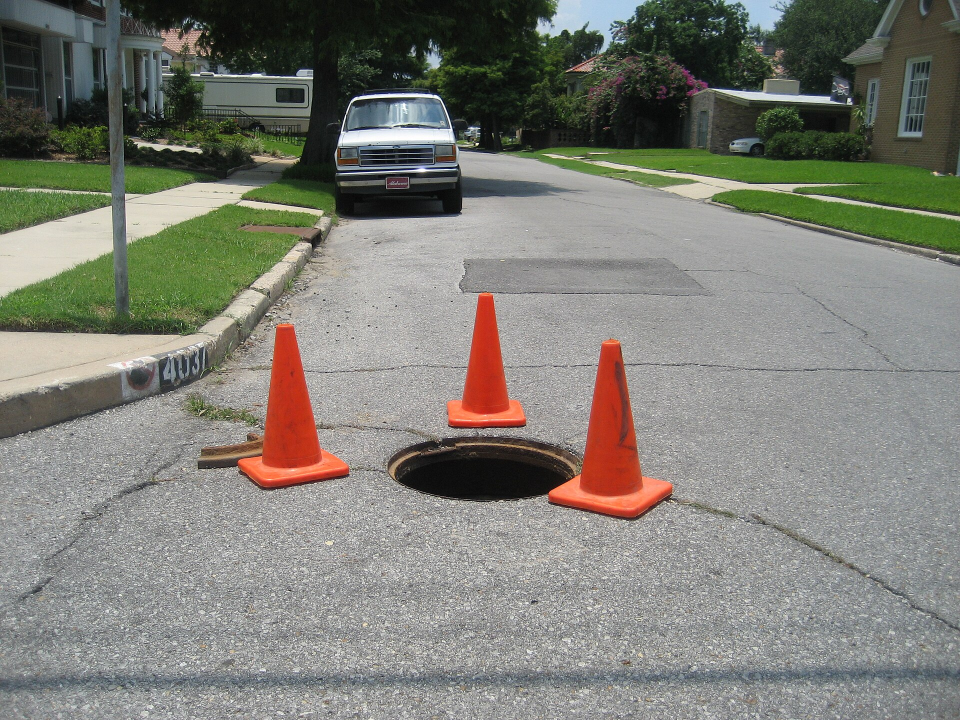
#> input picture gen2hole/examples/broadmoor-opening/references/M571.jpg, 1920 x 1440 px (shown at 1/2 size)
$ python -i review-common-large-pits.py   (imports and definitions only)
#> lines starting #> are read from the running program, lines starting #| are printed output that depends on the picture
### gen2hole/large_pits/audit.py
"""Check exported GLBs in the source camera and inspect matched road frames."""
import argparse
from importlib import import_module
import json
from pathlib import Path
import sys

import cv2
import numpy as np
from PIL import Image, ImageDraw

SCRIPTS = Path(__file__).resolve().parents[2]/'scripts'
sys.path.insert(0,str(SCRIPTS))
review = import_module('review-oblique-pits')
from road_geometry import sha256


def read(path):
    return json.loads(path.read_text())


# [119 lines left out: functions source_pair, check_movie, camera_summary, road_board, main, not called in this run]


# [2 lines that do not run on import are left out]

### scripts/review-common-large-pits.py
"""Verify and assemble the twenty dry-pit models, their inputs and the matched road replay."""
import argparse
import json
import os
from pathlib import Path
import sys
from zipfile import ZIP_DEFLATED, ZIP_STORED, ZipFile

import cv2
import imageio.v2 as imageio
import numpy as np
from PIL import Image, ImageOps

ROOT = Path(__file__).resolve().parents[1]
sys.path.insert(0, str(ROOT))
from gen2hole.large_pits.audit import camera_summary, check_movie, read, review, sha256

OUTPUT = ROOT/'outputs/photo-large-potholes'
COLLECTION = OUTPUT/'common-20'
RECIPE = ROOT/'gen2hole/examples/oblique-road-pits/common-large'
# [1 line that did not run here, left out]
# [1 line that did not run here, left out]
SIZE = (1600, 800)
PANEL = (1110, 562)


# [39 lines left out: functions locations, verify, not called in this run]


def photo(path):
    with Image.open(path) as im:
        return ImageOps.exif_transpose(im).convert('RGB')


def contact_sheet(data):
    tile = (450, 298)
    board = Image.new('RGB', (1850, 1868), '#f5f3ed')
    review.label(board, (18, 14), '20 个车行道坑洞', 33, True)
    for i,key in enumerate(KEYS):
        x,y = 14+(i%4)*458, 72+(i//4)*350
        im = photo(locations(key)[0]/'views'/(key+'_inspection.jpg'))
        board.paste(ImageOps.fit(im,tile,method=Image.Resampling.LANCZOS), (x,y))
        review.label(board,(x,y+307),key+'  '+data[key]['label'],21,True)
    review.label(board,(16,1832),'P205–P219 为本批新增    ·    原有五件列于最后    ·    每格展示独立网格的斜视图',19)
    board.save(COLLECTION/'overview.jpg',quality=94,subsampling=0)


# [174 lines left out: functions shot_crop, card, make_movie, package, readme_sources, write_index and 1 more, not called in this run]


# [2 lines not run here, left out]

>>> import cv2
>>> picture = cv2.imread('../gen2hole/examples/broadmoor-opening/references/M571.jpg', cv2.IMREAD_GRAYSCALE)
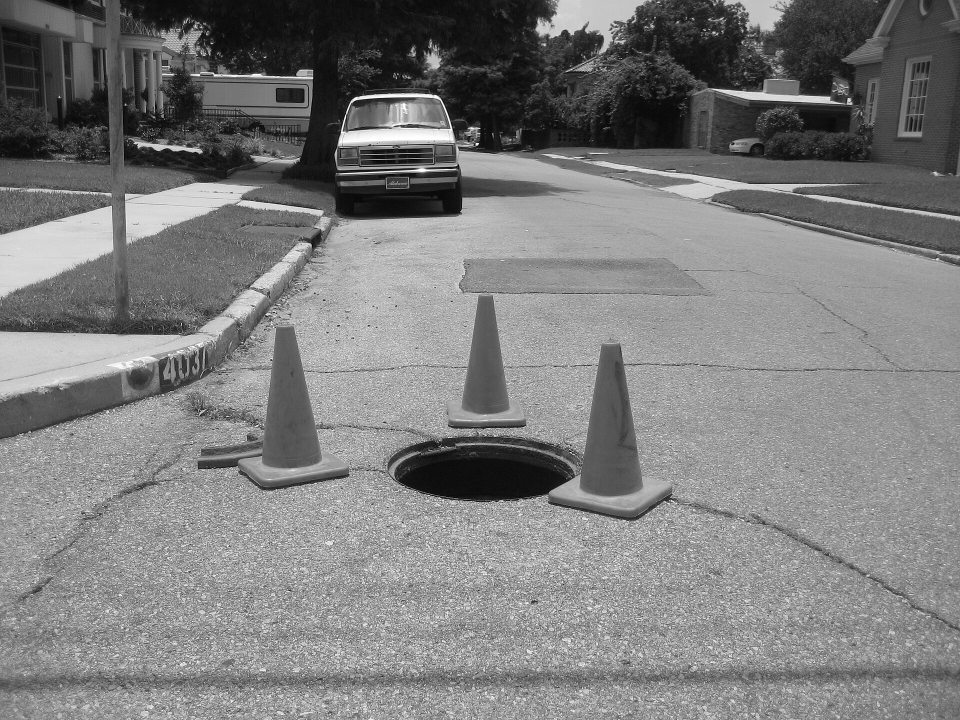
#> picture: shape (1440, 1920) (shown at 1/2 size); min 0, max 255, mean 125
>>> result = contact_sheet(picture)
#> in contact_sheet, `board = Image.new('RGB', (1850, 1868), '#f5f3ed')`:
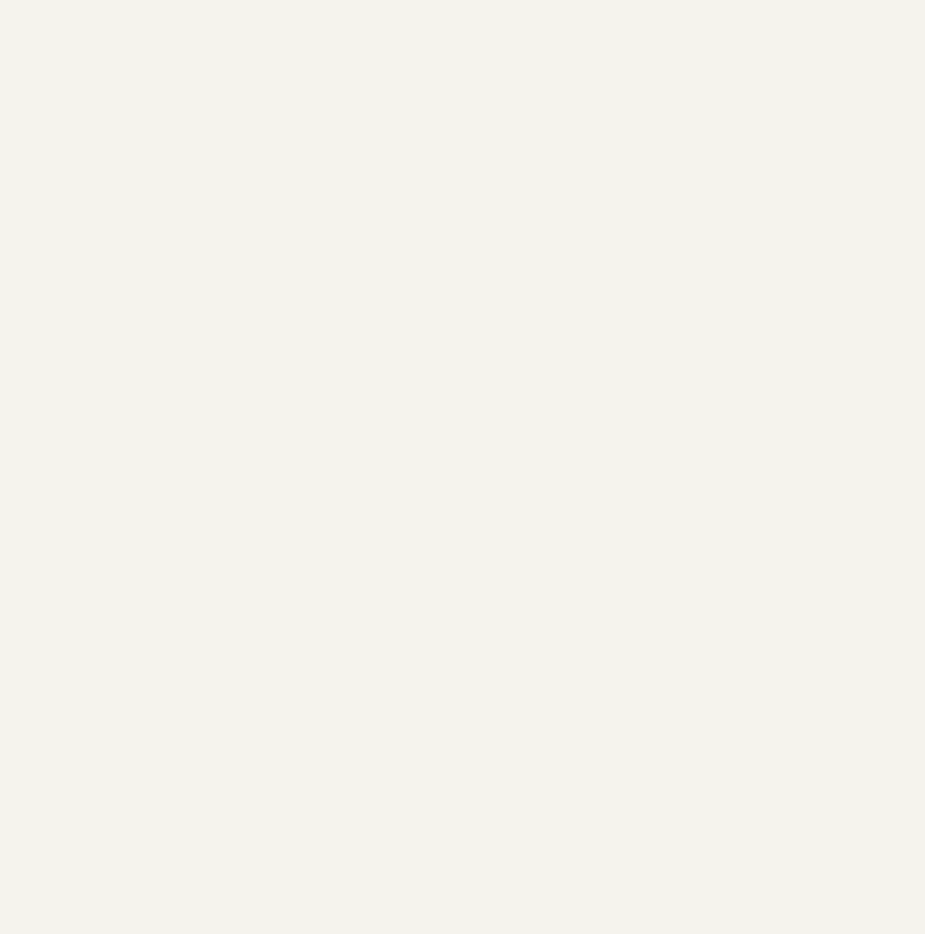
#> board: PIL image 1850x1868 RGB (shown at 1/2 size); mean R, G, B 245, 243, 237
#> (the run stopped early here; a loop or call above may not have finished)
